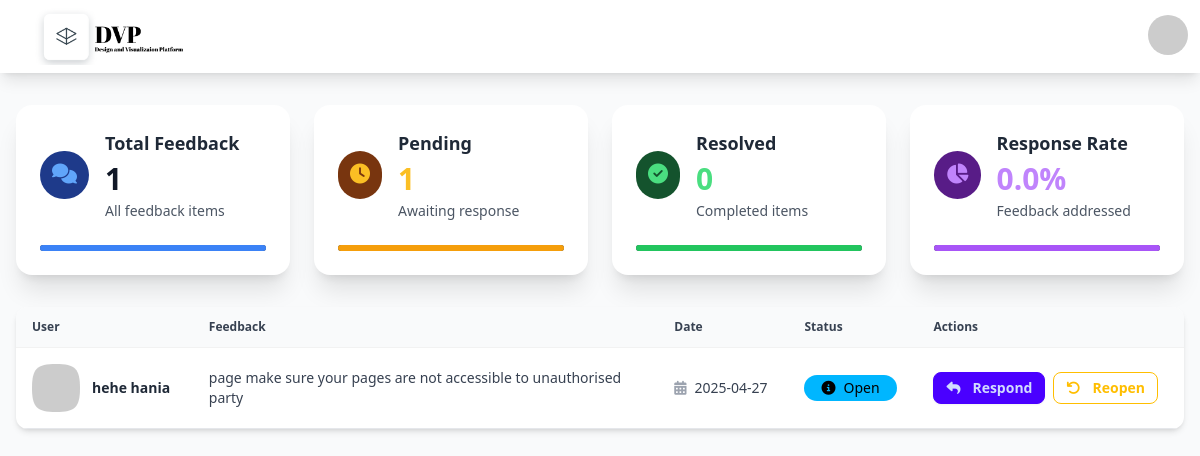
Page /superuserdashboard/ (signed in) on the earlier database version.
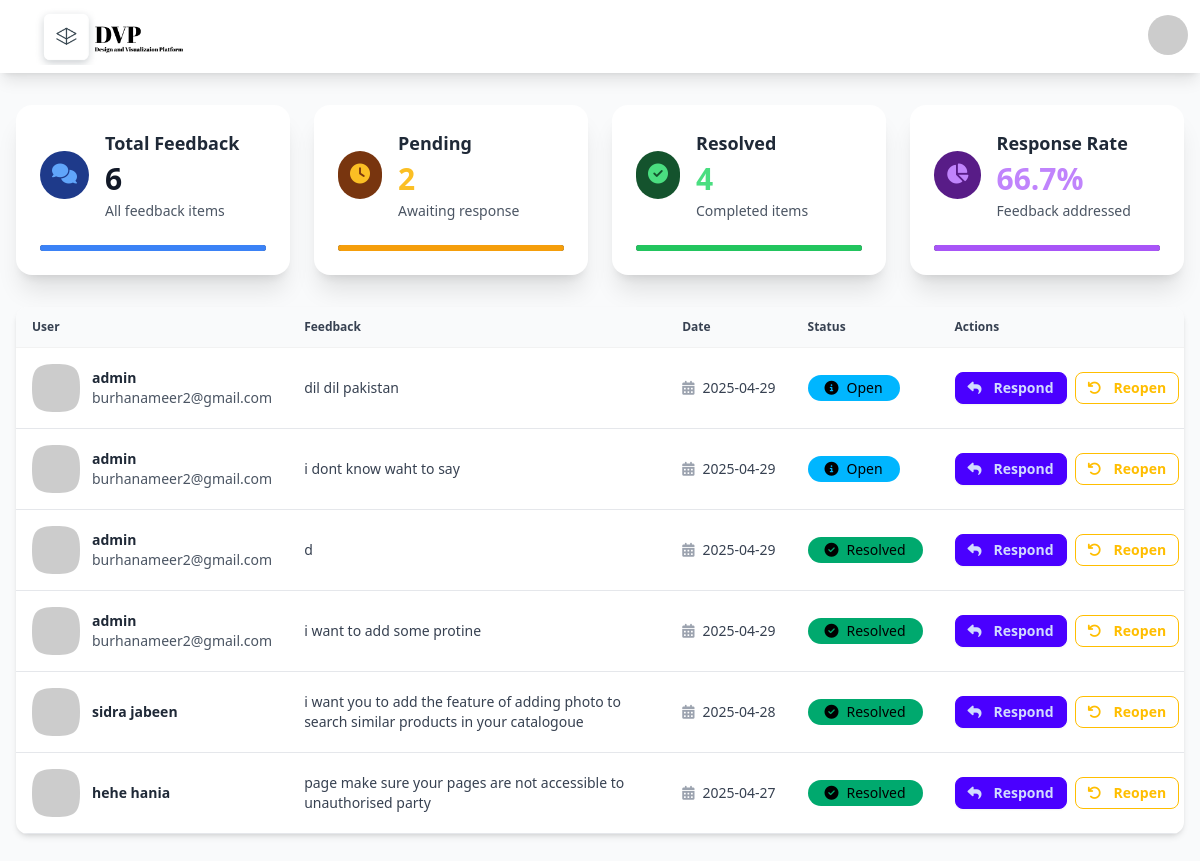
Same page on the later database version.
### dvp_user_side/models.py (models this page shows, shortened)
class Feedback(models.Model):
    FEEDBACK_TYPES = [
        ('bug',     'Bug Report'),
        ('feature', 'Feature Request'),
        ('general', 'General Feedback'),
    ]
    user          = models.ForeignKey(get_user_model(), on_delete=models.SET_NULL, null=True, blank=True)
    feedback_type = models.CharField(max_length=10, choices=FEEDBACK_TYPES)
    subject       = models.CharField(max_length=200)
    message       = models.TextField()
    created_at    = models.DateTimeField(auto_now_add=True)
    status        = models.CharField(
                      max_length=20,
                      choices=[('open','Open'),('in_progress','In Progress'),('resolved','Resolved')],
                      default='open'
                   )

### homeusers/models.py (models this page shows, shortened)
class CustomUser(AbstractUser):
    RoleChoices = (
        ("customer", "Customer Account"),
        ("business", "Business Account")
    )
    role = models.CharField(max_length=20, choices=RoleChoices, default="customer")
    profile_pic = CloudinaryField(
        'image',
        folder="profile_pics/",
        default="profile_pics/crcmmzrp6a5il1tdx7al",
        null=True,
        blank=True
    )
    Bio=models.CharField(max_length=1000 ,null=True,blank=True)
    website=models.CharField(max_length=300, null=True, blank=True)
    location=models.CharField(max_length=300 ,null=True,blank=True)
    groups = models.ManyToManyField(
        'auth.Group',
        related_name='custom_user_groups',  # Changed related_name
        blank=True,
        help_text='The groups this user belongs to.',
        verbose_name='groups',
    )
    user_permissions = models.ManyToManyField(
        'auth.Permission',
        related_name='custom_user_permissions',  # Changed related_name
        blank=True,
        help_text='Specific permissions for this user.',
        verbose_name='user permissions',
    )
    class Meta:
        verbose_name = 'User'
        verbose_name_plural = 'Users'

### homedesign/views.py (the view)
# urls.py: path("superuserdashboard/",views.dashboard_superuser,name="dashboard_superuser"),
@login_required(login_url='login')
@user_passes_test(superuser_check)     # no login_url here
def dashboard_superuser(request):
    feedbacks = Feedback.objects.select_related('user')\
                              .prefetch_related('replies')\
                              .order_by('-created_at')
    total_feedback = feedbacks.count()
    resolved = feedbacks.filter(status='resolved').count()
    pending = feedbacks.filter(status='open').count()
    response_rate = (resolved / total_feedback * 100) if total_feedback > 0 else 0
    stats = {
        'total': total_feedback,
        'resolved': resolved,
        'pending': pending,
        'response_rate': f"{response_rate:.1f}%"
    }
    return render(request, 'dashboard_superuser.html', {
        'feedbacks': feedbacks,
        'stats': stats
    })

### homedesign/views.py (called while the page is built)
def superuser_check(user):
    if not (user.is_authenticated and user.is_superuser):
        raise PermissionDenied
    return True

### templates/dashboard_superuser.html (shortened to what the changed rows need)
{% load static %}
<!DOCTYPE html>
<html lang="en">
  <head>
    <link rel="stylesheet" href="https://unpkg.com/aos@next/dist/aos.css" />
    <link rel="stylesheet" href="{% static 'css/dist/styles.css' %}" />
    <link rel="stylesheet" href="https://cdnjs.cloudflare.com/ajax/libs/font-awesome/6.4.0/css/all.min.css">
    <link rel="stylesheet" type="text/css" href="https://cdn.jsdelivr.net/npm/toastify-js/src/toastify.min.css">
  </head>
<body class="font-poppins min-h-screen bg-gray-50">
  <div class="container mx-auto py-8 px-4 max-w-7xl">
    <div class="grid grid-cols-1 md:grid-cols-2 lg:grid-cols-4 gap-6 mb-8">
      <div class="card bg-white shadow-xl overflow-hidden">
        <div class="card-body p-6">
          <div class="flex items-center">
            <div>
              <h2 class="card-title text-lg text-gray-800">Total Feedback</h2>
              <div class="text-3xl font-bold text-gray-900 mt-1">{{ stats.total }}</div>
              <p class="text-gray-600 text-sm mt-1">All feedback items</p>
            </div>
          </div>
        </div>
      </div>
      <div class="card bg-white shadow-xl overflow-hidden">
        <div class="card-body p-6">
          <div class="flex items-center">
            <div>
              <h2 class="card-title text-lg text-gray-800">Pending</h2>
              <div class="text-3xl font-bold text-amber-400 mt-1">{{ stats.pending }}</div>
              <p class="text-gray-600 text-sm mt-1">Awaiting response</p>
            </div>
          </div>
        </div>
      </div>
      <div class="card bg-white shadow-xl overflow-hidden">
        <div class="card-body p-6">
          <div class="flex items-center">
            <div>
              <h2 class="card-title text-lg text-gray-800">Resolved</h2>
              <div class="text-3xl font-bold text-green-400 mt-1">{{ stats.resolved }}</div>
              <p class="text-gray-600 text-sm mt-1">Completed items</p>
            </div>
          </div>
        </div>
      </div>
      <div class="card bg-white shadow-xl overflow-hidden">
        <div class="card-body p-6">
          <div class="flex items-center">
            <div>
              <h2 class="card-title text-lg text-gray-800">Response Rate</h2>
              <div class="text-3xl font-bold text-purple-400 mt-1">{{ stats.response_rate }}</div>
              <p class="text-gray-600 text-sm mt-1">Feedback addressed</p>
            </div>
          </div>
        </div>
      </div>
    </div>
    <div class="bg-white rounded-xl shadow-md overflow-hidden">
      <div class="overflow-x-auto">
        <table class="table w-full">
          <thead>
            <tr class="bg-gray-50 text-gray-700">
              <th>User</th>
              <th>Feedback</th>
              <th>Date</th>
              <th>Status</th>
              <th>Actions</th>
            </tr>
          </thead>
          <tbody id="feedback-table">
            {% for fb in feedbacks %}
            <tr class="feedback-item border-b border-gray-200" data-status="{{ fb.status }}" data-id="{{ fb.id }}">
              <td class="py-4">
                <div class="flex items-center space-x-3">
                  <div class="avatar">
                    <div class="mask mask-squircle w-12 h-12">
                      <img src="{{ fb.user.profile_pic.url|default:'https://i.pravatar.cc/150' }}" alt="Avatar" />
                    </div>
                  </div>
                  <div>
                    <div class="font-semibold text-gray-800">{{ fb.user.get_full_name|default:fb.user.username }}</div>
                    <div class="text-sm text-gray-600">{{ fb.user.email }}</div>
                  </div>
                </div>
              </td>
              <td class="max-w-md py-4">
                <div class="line-clamp-2 text-gray-700">{{ fb.message }}</div>
              </td>
              <td class="whitespace-nowrap py-4">
                <div class="flex items-center text-gray-700">
                  <i class="fas fa-calendar-alt text-gray-400 mr-2"></i>
                  <span>{{ fb.created_at|date:"Y-m-d" }}</span>
                </div>
              </td>
              <td class="py-4">
                {% if fb.status == 'pending' %}
                <div class="badge badge-warning gap-1 py-3 px-4">
                  <i class="fas fa-clock mr-1"></i>
                  {{ fb.get_status_display }}
                </div>
                {% elif fb.status == 'resolved' %}
                <div class="badge badge-success gap-1 py-3 px-4">
                  <i class="fas fa-check-circle mr-1"></i>
                  {{ fb.get_status_display }}
                </div>
                {% else %}
                <div class="badge badge-info gap-1 py-3 px-4">
                  <i class="fas fa-info-circle mr-1"></i>
                  {{ fb.get_status_display }}
                </div>
                {% endif %}
              </td>
              <td class="py-4">
                <div class="flex gap-2">
                  <button class="btn btn-sm btn-primary respond-btn" data-id="{{ fb.id }}" onclick="document.getElementById('response-modal-{{ fb.id }}').showModal()">
                    <i class="fas fa-reply mr-1"></i> Respond
                  </button>
                  {% if fb.status == 'pending' %}
                  <button class="btn btn-sm btn-outline btn-success resolve-btn" data-id="{{ fb.id }}">
                    <i class="fas fa-check mr-1"></i> Resolve
                  </button>
                  {% else %}
                  <button class="btn btn-sm btn-outline btn-warning pending-btn" data-id="{{ fb.id }}">
                    <i class="fas fa-undo mr-1"></i> Reopen
                  </button>
                  {% endif %}
                </div>
              </td>
            </tr>
            {% empty %}
            <tr>
              <td colspan="5" class="text-center py-4 text-gray-600">No feedback available.</td>
            </tr>
            {% endfor %}
          </tbody>
        </table>
      </div>
    </div>
  </div>
</body>
</html>

Differences in the rows shown:
added Feedback: user.get_full_name "admin", user.email "burhanameer2@gmail.com", message "dil dil pakistan", created_at "2025-04-29", status "Open"
added Feedback: user.get_full_name "admin", user.email "burhanameer2@gmail.com", message "i dont know waht to say", created_at "2025-04-29", status "Open"
added Feedback: user.get_full_name "admin", user.email "burhanameer2@gmail.com", message "d", created_at "2025-04-29", status "Resolved"
added Feedback: user.get_full_name "admin", user.email "burhanameer2@gmail.com", message "i want to add some protine", created_at "2025-04-29", status "Resolved"
added Feedback: user.get_full_name "sidra jabeen", message "i want you to add the feature of adding photo to search similar products in your catalogoue", created_at "2025-04-28", status "Resolved"
changed Feedback "page make sure your pages are not accessible to unauthorised party": status "Open" → "Resolved"
Other differences:
{{ stats.total }}: "1" → "6"
{{ stats.pending }}: "1" → "2"
{{ stats.resolved }}: "0" → "4"
{{ stats.response_rate }}: "0.0%" → "66.7%"
